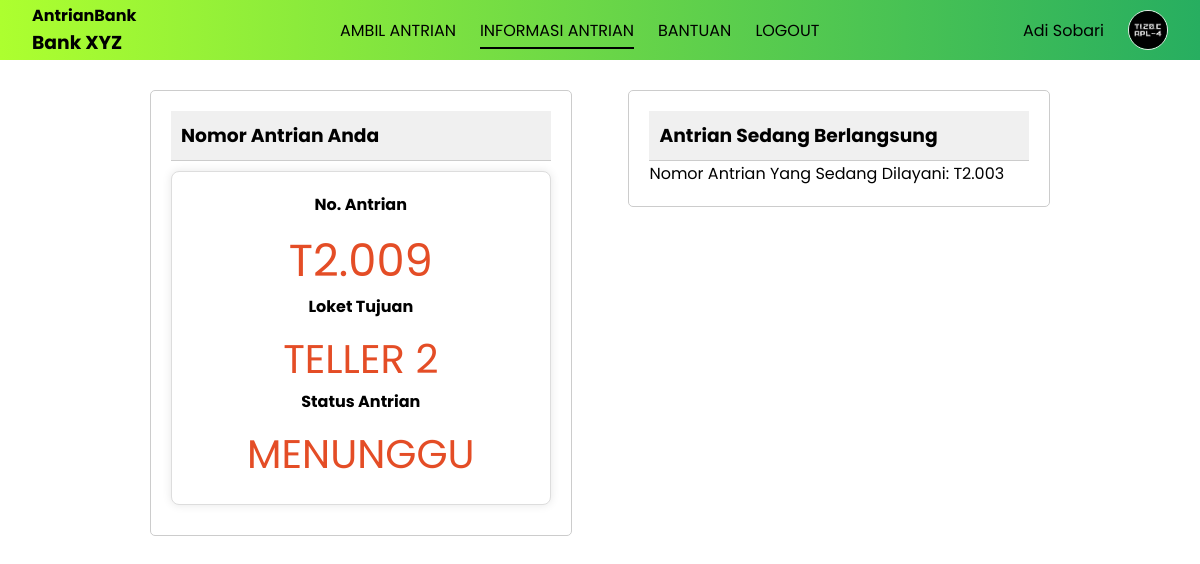
The app's page /ambil_antrian_nasabah/info_antrian.php (signed in), older data.
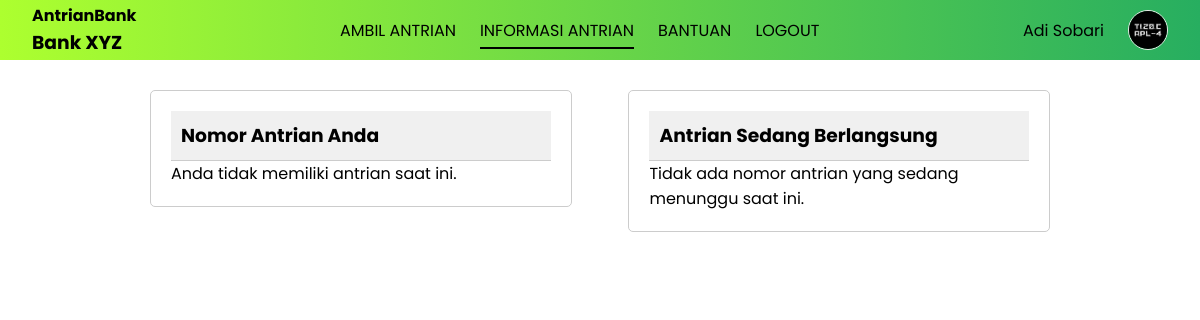
The same page, newer data.
### tables this page shows
CREATE TABLE `antrian` (
  `id_antrian` int NOT NULL AUTO_INCREMENT,
  `kode_antrian` varchar(10) NOT NULL,
  `tanggal` date NOT NULL,
  `waktu_mulai` time DEFAULT NULL,
  `waktu_selesai` time DEFAULT NULL,
  `status_antrian` enum('menunggu','proses','batal','selesai') DEFAULT 'menunggu',
  `id_loket` int DEFAULT NULL,
  `id_nasabah` int DEFAULT NULL,
  PRIMARY KEY (`id_antrian`),
  KEY `id_loket` (`id_loket`),
  KEY `id_nasabah` (`id_nasabah`),
  CONSTRAINT `antrian_ibfk_1` FOREIGN KEY (`id_loket`) REFERENCES `loket` (`id_loket`),
  CONSTRAINT `antrian_ibfk_2` FOREIGN KEY (`id_nasabah`) REFERENCES `nasabah` (`id_nasabah`)
);

CREATE TABLE `loket` (
  `id_loket` int NOT NULL AUTO_INCREMENT,
  `kode_loket` varchar(20) NOT NULL,
  `nama_loket` varchar(60) NOT NULL,
  `status_loket` enum('aktif','tutup') NOT NULL DEFAULT 'tutup',
  `id_karyawan` int DEFAULT NULL,
  PRIMARY KEY (`id_loket`),
  KEY `id_karyawan` (`id_karyawan`),
  CONSTRAINT `loket_ibfk_1` FOREIGN KEY (`id_karyawan`) REFERENCES `karyawan` (`id_karyawan`)
);

### _config.php (called while the page is built, shortened)
<?php
function base_url($url = null) {
    $base_url = "http://localhost/abank";
    if ($url != null) {
        return $base_url . "/" . $url;
    } else {
        return $base_url;
    }
}
function setActivePage($page)
{
    $current_page = $_SERVER['REQUEST_URI'];
    $active_class = '';
    if (str_contains($current_page, $page)) {
        $active_class = 'class="active"';
    }
    return $active_class;
}
?>

### ambil_antrian_nasabah/info_antrian.php (the view, shortened to what this page needs)
<?php
include '_header.php';
$id = $_SESSION['user_id'];
?>
<main>
    <section class="data-section">
        <article class="data-container">
            <header class="data-header">
                <h3 class="main-title">Nomor Antrian Anda</h3>
            </header>
            <?php
            $query = "SELECT antrian.*, loket.nama_loket
                    FROM antrian
                    LEFT JOIN loket ON antrian.id_loket = loket.id_loket
                    WHERE antrian.id_nasabah = '$id'
                    AND antrian.status_antrian IN ('menunggu', 'proses')
                    ORDER BY antrian.id_antrian DESC
                    LIMIT 1";
            $result = mysqli_query($conn, $query) or die(mysqli_error($conn));
            if ($result && $row = mysqli_fetch_assoc($result)) {
                $nomor_antrian = $row['kode_antrian'];
                $loket_tujuan = $row['nama_loket'];
                $status_antrian = $row['status_antrian'];
            ?>
            <div class="antrian-info">
                <p>No. Antrian</p>
                <span class="antrian-info-item strong"><?= strtoupper($nomor_antrian) ?></span>
                <p>Loket Tujuan</p>
                <span class="antrian-info-item"><?= strtoupper($loket_tujuan) ?></span>
                <p>Status Antrian</p>
                <span class="antrian-info-item"><?= strtoupper($status_antrian) ?></span>
            <?php
            } else {
                echo "<p>Anda tidak memiliki antrian saat ini.</p>";
            }
            ?>
            </div>
        </article>
    </section>
    <section class="data-section">
        <article class="data-container">
            <header class="data-header">
                <h3 class="main-title">Antrian Sedang Berlangsung</h3>
            </header>
            <?php
            $query_id_loket = "SELECT id_loket FROM antrian WHERE id_nasabah = '$id' AND status_antrian IN ('menunggu', 'proses') ORDER BY id_antrian DESC LIMIT 1";
            $result_id_loket = mysqli_query($conn, $query_id_loket) or die(mysqli_error($conn));
            if ($result_id_loket && $row_id_loket = mysqli_fetch_assoc($result_id_loket)) {
                $id_loket = $row_id_loket['id_loket'];
                $query_nomor_antrian_terbaru = "SELECT kode_antrian FROM antrian WHERE id_loket = '$id_loket' AND status_antrian = 'proses' ORDER BY id_antrian DESC LIMIT 1";
                $result_nomor_antrian_terbaru = mysqli_query($conn, $query_nomor_antrian_terbaru) or die(mysqli_error($conn));
                if ($result_nomor_antrian_terbaru && $row_nomor_antrian_terbaru = mysqli_fetch_assoc($result_nomor_antrian_terbaru)) {
                    $nomor_antrian_terbaru = strtoupper($row_nomor_antrian_terbaru['kode_antrian']);
                    echo "Nomor Antrian Yang Sedang Dilayani: <span id='antrian-proses'>$nomor_antrian_terbaru</span>";
                } else {
                    echo "Belum ada nomor antrian yang di proses.";
                }
            } else {
                echo "Tidak ada nomor antrian yang sedang menunggu saat ini.";
            }
            ?>
        </article>
    </section>
</main>
<?php
include '_footer.php';
?>

### ambil_antrian_nasabah/_header.php (shortened to what this page needs)
<?php
require_once '../_config.php';
?>
<!DOCTYPE html>
<html lang="en">
<head>
    <link rel="stylesheet" href="../_assets/css/ambil-antrian-style.css">
</head>
<body>
    <header>
        <nav>
            <div class="brand-info">
                <h2 class="brand">AntrianBank</h2>
                <h3 class="bank-name">Bank XYZ</h3>
            </div>
            <ul>
                <li <?= setActivePage('ambil_antrian_nasabah/ambil_antrian.php'); ?>>
                    <a href="<?= base_url('ambil_antrian_nasabah/ambil_antrian.php'); ?>">AMBIL ANTRIAN</a>
                </li>
                <li <?= setActivePage('ambil_antrian_nasabah/info_antrian.php'); ?>>
                    <a href="<?= base_url('ambil_antrian_nasabah/info_antrian.php'); ?>">INFORMASI ANTRIAN</a>
                </li>
                <li <?= setActivePage('ambil_antrian_nasabah/bantuan.php'); ?>>
                    <a href="<?= base_url('ambil_antrian_nasabah/bantuan.php'); ?>">BANTUAN</a>
                </li>
                <li>
                    <a href="../auth/logout.php">LOGOUT</a>
                </li>
            </ul>
            <div class="profil">
                <p><?= ucwords($_SESSION['user_nama']); ?></p>
                <img src="../_assets/image/photo/<?= $_SESSION['user_foto']; ?>" alt="">
            </div>
        </nav>
    </header>

### ambil_antrian_nasabah/_footer.php
</body>
</html>

### _assets/css/ambil-antrian-style.css (style rules this page uses)
* { margin: 0; padding: 0; box-sizing: border-box; }
ol, ul { list-style: none; }
img { max-width: 100%; height: auto; }
a { text-decoration: none; }
:root { --primary-color: greenyellow; --secondary-color: #27ae60; --accent-color: #3498db; --background-color: #ebe9e9; --text-color: #333; --link-color: #2980b9; --success-color: #16a085; --error-color: #c0392b; }
body { width: 100vw; height: 100vh; display: flex; flex-direction: column; font-family: 'Poppins', sans-serif; }
header nav { display: flex; width: 100%; height: 60px; justify-content: space-between; align-items: center; background: linear-gradient(to right, var(--primary-color), var(--secondary-color)); padding: 0 2rem; }
.brand-info { display: flex; flex-direction: column; }
.brand-info h2 { font-size: 1rem; font-weight: bold; }
nav ul, nav .profil { display: flex; gap: 1.5rem; }
li a { color: #000; font-weight: 400; }
li.active a { border-bottom: 2px solid #000; padding-bottom: 5px; }
.profil { display: flex; align-items: center; }
.profil img { width: 40px; height: 40px; border-radius: 50%; border: 1px solid #ebe9e9; }
main { display: flex; justify-content: space-between; width: 80%; margin: 0 auto; padding: 20px; box-sizing: border-box; }
.form-section, .data-section { width: 48%; box-sizing: border-box; padding: 10px; }
.form-container, .data-container { border: 1px solid #ccc; border-radius: 5px; padding: 20px; margin-bottom: 20px; }
.form-header, .data-header { background-color: #f0f0f0; padding: 10px; border-bottom: 1px solid #ccc; }
.antrian-info { background-color: #fff; border: 1px solid #ddd; border-radius: 8px; padding: 20px; margin: 10px 0; box-shadow: 0 0 10px rgba(0, 0, 0, 0.1); text-align: center; }
.antrian-info p { font-weight: bold; margin-bottom: 10px; }
.antrian-info-item { font-size: 2.5em; color: #e44d26; display: block; }
.antrian-info-item.strong { font-size: 2.8em; }

Row changes from the older to the newer data that the page shows:
removed antrian: kode_antrian "T2.009", id_loket.nama_loket "TELLER 2", status_antrian "MENUNGGU"
removed antrian: kode_antrian "T2.003"
Text that changed along with them:
text no longer shown: "No. Antrian Loket Tujuan Status Antrian Nomor Antrian Yang Sedang Dilayani:"
text now shown: "Anda tidak memiliki antrian saat ini. Tidak ada nomor antrian yang sedang menunggu saat ini."
